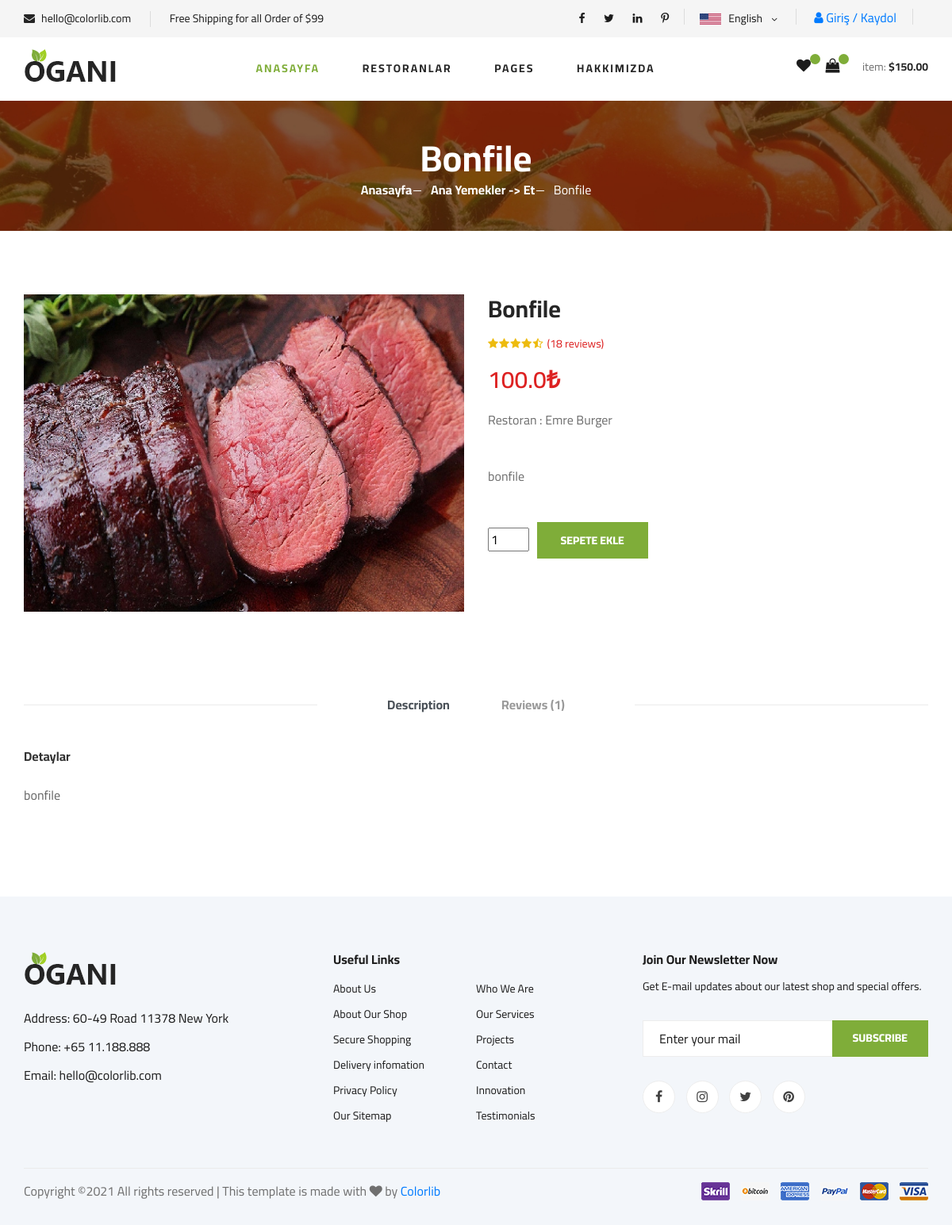
/product/2/bonfile, run on the app's committed database.
### product/models.py (models this page shows, shortened)
class Product(models.Model):
    STATUS = (
        ('True', 'Evet'),
        ('False', 'Hayır'),
    )
    restaurant = models.ForeignKey(Restaurant, on_delete=models.CASCADE)  # relation with Restaurant table
    category = models.ForeignKey(Category, on_delete=models.CASCADE) #relation with Category table
    title = models.CharField(max_length=30)
    keywords = models.CharField(max_length=255)
    description = models.CharField(max_length=255)
    image = models.ImageField(blank=True, upload_to='images/')
    price = models.FloatField()
    amount = models.IntegerField()
    detail = RichTextUploadingField()
    status = models.CharField(max_length=10, choices=STATUS)
    slug = models.SlugField(null=False,unique=True)
    created_at = models.DateTimeField(auto_now_add=True)
    update_at = models.DateTimeField(auto_now=True)
    def image_tag(self):
        return mark_safe('<img src="{}" height="50"/>'.format(self.image.url))
    image_tag.short_description = 'Image'

class Category(MPTTModel):
    STATUS=(
        ('True', 'Evet'),
        ('False', 'Hayır'),
    )
    title = models.CharField(max_length=30)
    keywords = models.CharField(max_length=255)
    description = models.CharField(max_length=255)
    image = models.ImageField(blank=True,upload_to='images/')
    status = models.CharField(max_length=10, choices=STATUS)
    slug = models.SlugField(null=False,unique=True)
    parent = TreeForeignKey('self', blank=True, null=True, related_name='children', on_delete=models.CASCADE)
    created_at = models.DateTimeField(auto_now_add=True)
    update_at = models.DateTimeField(auto_now=True)
    class MPTTMeta:
        order_insertion_by = ['title']
    def __str__(self):
        full_path = [self.title]
        k = self.parent
        while k is not None:
            full_path.append(k.title)
            k = k.parent
        return ' ->  '.join(full_path[::-1])

class Restaurant(models.Model):
    STATUS = (
        ('True', 'Evet'),
        ('False', 'Hayır'),
    )
    title = models.CharField(max_length=30)
    keywords = models.CharField(blank=True, max_length=255)
    description = models.CharField(blank=True, max_length=255)
    image = models.ImageField(blank=True, upload_to='images/')
    type = models.CharField(blank=True, max_length=20)
    detail = RichTextUploadingField()
    status = models.CharField(max_length=10, choices=STATUS)
    city = models.CharField(blank=True, max_length=15)
    town = models.CharField(blank=True, max_length=15)
    district = models.CharField(blank=True, max_length=15)
    location = models.CharField(blank=True, max_length=15)
    def image_tag(self):
        return mark_safe('<img src="{}" height="50"/>'.format(self.image.url))
    image_tag.short_description = 'Image'

### home/views.py (the view)
# urls.py: path('product/<int:id>/<slug:slug>', views.product_detail ,name='product_detail'),
def product_detail(request,id,slug):
    category = Category.objects.all()
    product = Product.objects.get(pk=id)
    restaurant = Product.objects.get(pk=id)
    comments = Comment.objects.filter(product_id=id,status='True')
    context = {'category': category,
               'product': product,
               'restaurant':restaurant,
               'comments':comments
               }
    return render(request, 'product_detail.html',context)

### home/templates/product_detail.html (shortened to what this page needs)
{% extends "homebase.html" %}
{% block content %}
    {% load static %}
    <section class="breadcrumb-section set-bg" data-setbg="{% static 'img/breadcrumb.jpg'%}">
        <div class="container">
            <div class="row">
                <div class="col-lg-12 text-center">
                    <div class="breadcrumb__text">
                        <h2>{{ product.title }}</h2>
                        <div class="breadcrumb__option">
                            <a href="/">Anasayfa </a>
                            <a href="/category/{{ product.category_id }}/{{ product.category.slug }}"> {{ product.category }}</a>
                            <span>{{ product.title }}</span>
                        </div>
                    </div>
                </div>
            </div>
        </div>
    </section>
    <section class="product-details spad">
        <div class="container">
            <div class="row">
                <div class="col-lg-6 col-md-6">
                    <div class="product__details__pic">
                        <div class="product__details__pic__item">
                            <img class="product__details__pic__item--large"
                                 src="{{ product.image.url }}" height="400" alt="">
                        </div>
                    </div>
                </div>
                <div class="col-lg-6 col-md-6">
                    <div class="product__details__text">
                        <h3>{{ product.title }}</h3>
                        <div class="product__details__rating">
                            <i class="fa fa-star"></i>
                            <i class="fa fa-star"></i>
                            <i class="fa fa-star"></i>
                            <i class="fa fa-star"></i>
                            <i class="fa fa-star-half-o"></i>
                            <span>(18 reviews)</span>
                        </div>
                        <div class="product__details__price">{{ product.price }}₺</div>
                        <p>Restoran : {{ product.restaurant.title }}</p>
                        <p>{{ product.description }}</p>
                        <form action="/order/addtocart/{{ product.id }}" method="POST">
                            <div class="product__details__quantity">
                                <div class="quantity">
                                    <input class="input" name="quantity" type="number" value="1" min="1" max="{{ product.amount }}">
                                </div>
                            </div>
                            <button type="submit" class="site-btn">SEPETE EKLE</button>
                        </form>
                    </div>
                </div>
                <div class="col-lg-12">
                    <div class="product__details__tab">
                        <ul class="nav nav-tabs" role="tablist">
                            <li class="nav-item">
                                <a class="nav-link active" data-toggle="tab" href="#tabs-1" role="tab"
                                   aria-selected="true">Description</a>
                            </li>
                            <li class="nav-item">
                                <a class="nav-link" data-toggle="tab" href="#tabs-2" role="tab"
                                   aria-selected="false">Reviews <span>(1)</span></a>
                            </li>
                        </ul>
                        <div class="tab-content">
                            <div class="tab-pane active" id="tabs-1" role="tabpanel">
                                <div class="product__details__tab__desc">
                                    <h6>Detaylar</h6>
                                    <p>{{product.detail|safe}}</p>
                                </div>
                            </div>
                        </div>
                    </div>
                </div>
            </div>
        </div>
    </section>
{% endblock %}

### home/static/css/style.css (style rules this page uses)
html, body { height: 100%; font-family: "Cairo", sans-serif; -webkit-font-smoothing: antialiased; font-smoothing: antialiased; }
h1, h2, h3, h4, h5, h6 { margin: 0; color: #111111; font-weight: 400; font-family: "Cairo", sans-serif; }
h2 { font-size: 36px; }
h3 { font-size: 30px; }
h6 { font-size: 16px; }
p { font-size: 16px; font-family: "Cairo", sans-serif; color: #6f6f6f; font-weight: 400; line-height: 26px; margin: 0 0 15px 0; }
img { max-width: 100%; }
ul, ol { padding: 0; margin: 0; }
.set-bg { background-repeat: no-repeat; background-size: cover; background-position: top center; }
.spad { padding-top: 100px; padding-bottom: 100px; }
.site-btn { font-size: 14px; color: #ffffff; font-weight: 800; text-transform: uppercase; display: inline-block; padding: 13px 30px 12px; background: #7fad39; border: none; }
.breadcrumb-section { display: flex; align-items: center; padding: 45px 0 40px; }
.breadcrumb__text h2 { font-size: 46px; color: #ffffff; font-weight: 700; }
.breadcrumb__option a { display: inline-block; font-size: 16px; color: #ffffff; font-weight: 700; margin-right: 20px; position: relative; }
.breadcrumb__option a:after { position: absolute; right: -12px; top: 13px; height: 1px; width: 10px; background: #ffffff; content: ""; }
.breadcrumb__option span { display: inline-block; font-size: 16px; color: #ffffff; }
.product-details { padding-top: 80px; }
.product__details__pic__item { margin-bottom: 20px; }
.product__details__pic__item img { min-width: 100%; }
.product__details__text h3 { color: #252525; font-weight: 700; margin-bottom: 16px; }
.product__details__text .product__details__rating { font-size: 14px; margin-bottom: 12px; }
.product__details__text .product__details__rating i { margin-right: -2px; color: #EDBB0E; }
.product__details__text .product__details__rating span { color: #dd2222; margin-left: 4px; }
.product__details__text .product__details__price { font-size: 30px; color: #dd2222; font-weight: 600; margin-bottom: 15px; }
.product__details__text p { margin-bottom: 45px; }
.product__details__quantity { display: inline-block; margin-right: 6px; }
.product__details__tab { padding-top: 85px; }
.product__details__tab .nav-tabs { border-bottom: none; justify-content: center; position: relative; }
.product__details__tab .nav-tabs:before { position: absolute; left: 0; top: 12px; height: 1px; width: 370px; background: #ebebeb; content: ""; }
.product__details__tab .nav-tabs:after { position: absolute; right: 0; top: 12px; height: 1px; width: 370px; background: #ebebeb; content: ""; }
.product__details__tab .nav-tabs li { margin-bottom: 0; margin-right: 65px; }
.product__details__tab .nav-tabs li:last-child { margin-right: 0; }
.product__details__tab .nav-tabs li a { font-size: 16px; color: #999999; font-weight: 700; border: none; border-top-left-radius: 0; border-top-right-radius: 0; padding: 0; }
.product__details__tab .product__details__tab__desc { padding-top: 44px; }
.product__details__tab .product__details__tab__desc h6 { font-weight: 700; color: #333333; margin-bottom: 26px; }
.product__details__tab .product__details__tab__desc p { color: #666666; }
@media only screen and (min-width: 1200px) { .container { max-width: 1170px; } }

### data on the page
Product: title "Bonfile", category "Ana Yemekler -> Et", image (picture), price "100.0", restaurant "Emre Burger", description "bonfile", detail "bonfile"
